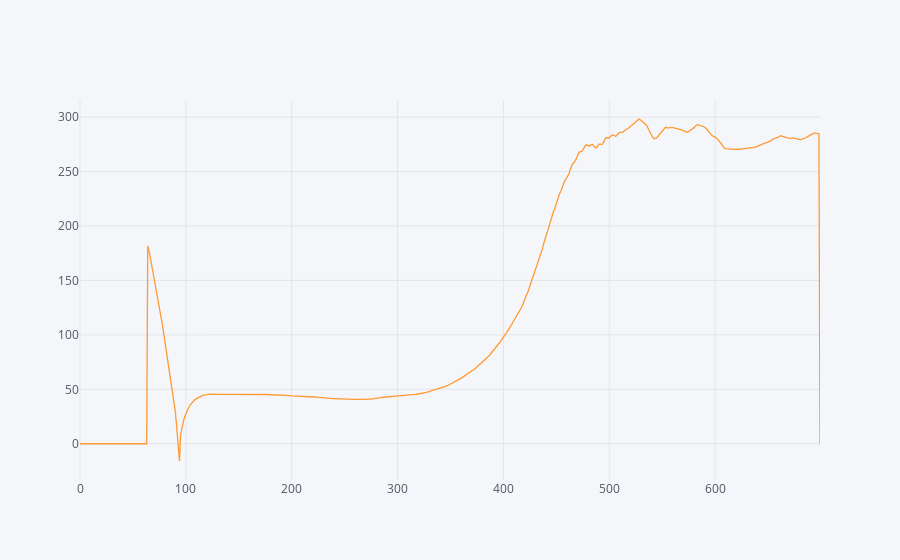

The cell this chart's notebook holds for it:
### Code cell
pd.DataFrame(dict(ratios=ratios)).iplot()

### Figure 1 — Plotly figure (JSON) as saved in the notebook; plotly's stock layout.template omitted (floating-point values rounded to 4 significant figures; data arrays with more than 128 entries replaced by an {"elided": "..."} marker saying what was removed)
{"data": [{"line": {"color": "rgba(255, 153, 51, 1.0)", "dash": "solid", "shape": "linear", "width": 1.3}, "mode": "lines", "name": "ratios", "text": "", "type": "scatter", "x": {"elided": "700 int values"}, "y": {"elided": "700 float values"}}], "layout": {"legend": {"bgcolor": "#F5F6F9", "font": {"color": "#4D5663"}}, "paper_bgcolor": "#F5F6F9", "plot_bgcolor": "#F5F6F9", "titlefont": {"color": "#4D5663"}, "xaxis1": {"gridcolor": "#E1E5ED", "showgrid": true, "tickfont": {"color": "#4D5663"}, "title": "", "titlefont": {"color": "#4D5663"}, "zerolinecolor": "#E1E5ED"}, "yaxis1": {"gridcolor": "#E1E5ED", "showgrid": true, "tickfont": {"color": "#4D5663"}, "title": "", "titlefont": {"color": "#4D5663"}, "zerolinecolor": "#E1E5ED"}}}
